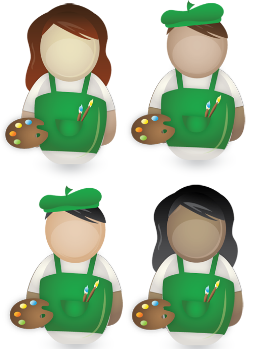
#> input picture Bernd Klein (520) ile Python/resim/boyacılarKalıbı.png, 257 x 359 px
$ python p_31901.py
#> lines starting #> are read from the running program, lines starting #| are printed output that depends on the picture
### Bernd Klein (520) ile Python/p_315.py
# coding:iso-8859-9 Türkçe
# p_315.py Tesadüfi renk yaratma örneği.

from random import randint
class Renk:
    def rgb():
        L = ["0", "1", "2", "3", "4", "5", "6", "7", "8", "9", "a", "b", "c", "d", "e", "f"]
        i = randint (0,15)
        return str (L [i])

    def renk():
        dizge = ""
        for i in range (6): dizge +=Renk.rgb()
        return "#" + dizge

#print (Renk.renk() )

### Bernd Klein (520) ile Python/p_31901.py
# coding:iso-8859-9 Türkçe
# p_31901.py: Resmi çoklu satır sütunlu örüntü kalıbı olarak kullanma örneği.

import numpy as np
import matplotlib.pyplot as mp
import matplotlib.image as mi
from p_315 import Renk

def resimÖrüntüsü (resim, n, m=1): # (n,m): (satır x sütun)
    if n == 1: örüntüResimler = resim
    else:
        dikeyÖrüntü = []
        for i in range (n): dikeyÖrüntü.append (resim)
        örüntüResimler = np.concatenate (dikeyÖrüntü, axis=0) # Dikey y-ekseni...
    if m > 1:
        yatayÖrüntü = []
        for i in range (m): yatayÖrüntü.append (örüntüResimler)
        örüntüResimler = np.concatenate (yatayÖrüntü, axis=1 ) # Yatay x-ekseni
    return örüntüResimler

mp.style.use ("dark_background")
boyacılarKalıbı = mi.imread ('resim/boyacılarKalıbı.png')
#> boyacılarKalıbı is the input picture: shape (359, 257, 3) float32; mean R, G, B 0.725, 0.777, 0.694
duvarDekorasyonu = resimÖrüntüsü (boyacılarKalıbı, 3, 4)
#> after the loop in resimÖrüntüsü, `for i in range (n): dikeyÖrüntü.append (resim)`: dikeyÖrüntü = 3 items
#> in resimÖrüntüsü, `örüntüResimler = np.concatenate (dikeyÖrüntü, axis=0)`:
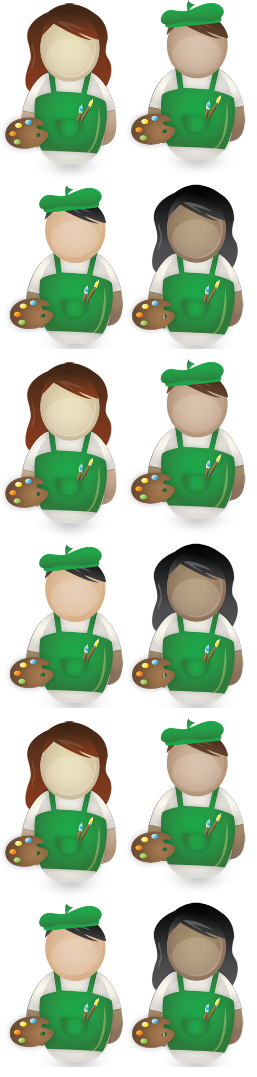
#> örüntüResimler: shape (1077, 257, 3) float32; mean of channels 0, 1, 2 0.725, 0.777, 0.694; drawn as R, G, B
#> after the loop in resimÖrüntüsü, `for i in range (m): yatayÖrüntü.append (örüntüResimler)`: yatayÖrüntü = 4 items
#> in resimÖrüntüsü, `örüntüResimler = np.concatenate (yatayÖrüntü, axis=1 )`:
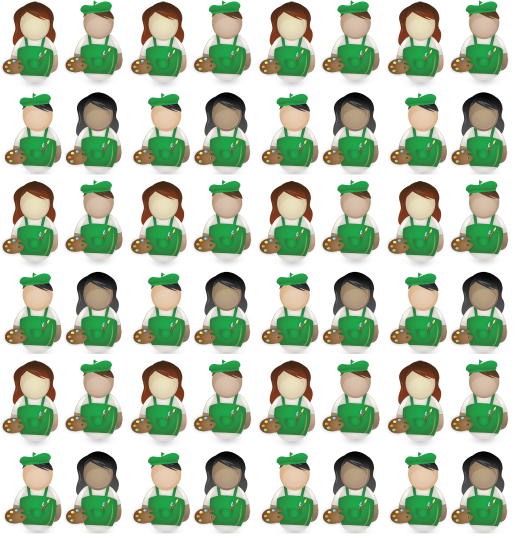
#> örüntüResimler: shape (1077, 1028, 3) float32 (shown at 1/2 size); mean of channels 0, 1, 2 0.725, 0.777, 0.694; drawn as R, G, B

mp.title ("(3x4) Örüntülü 4'er Avatarlı Resimli Kalıp")
mp.axis ("off")
mp.imshow (duvarDekorasyonu)
mp.show()
#-----------------------------------------------------------------------------------------------------

duvarDekorasyonu = resimÖrüntüsü (boyacılarKalıbı, 4, 5)
#> call 2 of resimÖrüntüsü, with n = 4, m = 5
#> in resimÖrüntüsü (call 2), `örüntüResimler = np.concatenate (dikeyÖrüntü, axis=0)`:
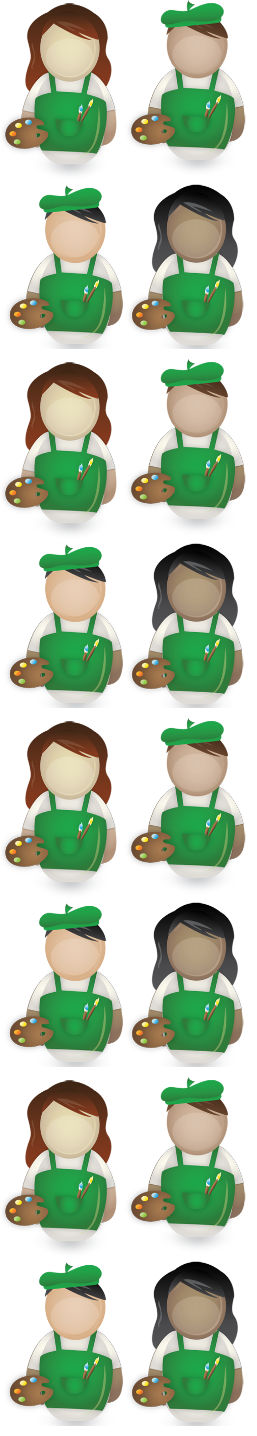
#> örüntüResimler: shape (1436, 257, 3) float32; mean of channels 0, 1, 2 0.725, 0.777, 0.694; drawn as R, G, B
#> after the loop in resimÖrüntüsü (call 2), `for i in range (m): yatayÖrüntü.append (örüntüResimler)`: yatayÖrüntü = 5 items
#> in resimÖrüntüsü (call 2), `örüntüResimler = np.concatenate (yatayÖrüntü, axis=1 )`:
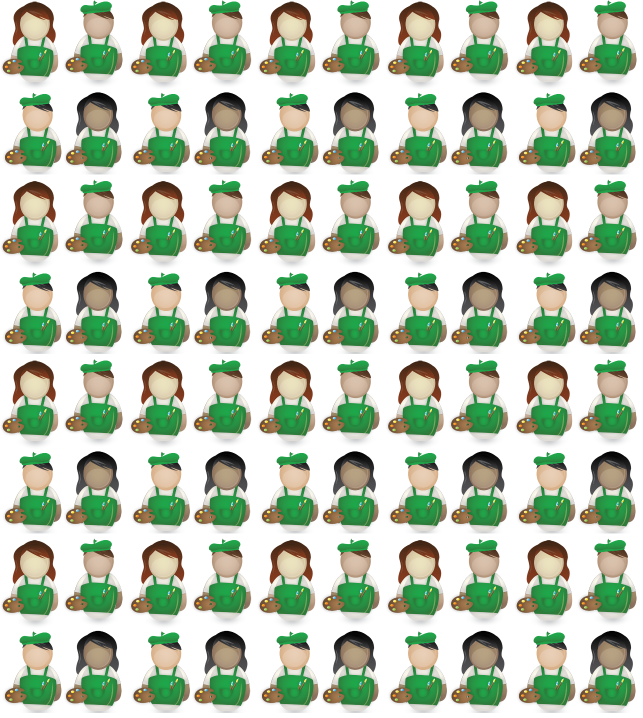
#> örüntüResimler: shape (1436, 1285, 3) float32 (shown at 1/2 size); mean of channels 0, 1, 2 0.724, 0.778, 0.694; drawn as R, G, B

mp.figure().set_facecolor (Renk.renk())
mp.title ("(4x5) Örüntülü 4'er Avatarlı Resimli Kalıp", color=Renk.renk())
mp.axis ("off")
mp.imshow (duvarDekorasyonu)
mp.show()

$ run again, with Bernd Klein (520) ile Python/resim/atİkonu.png copied over Bernd Klein (520) ile Python/resim/boyacılarKalıbı.png
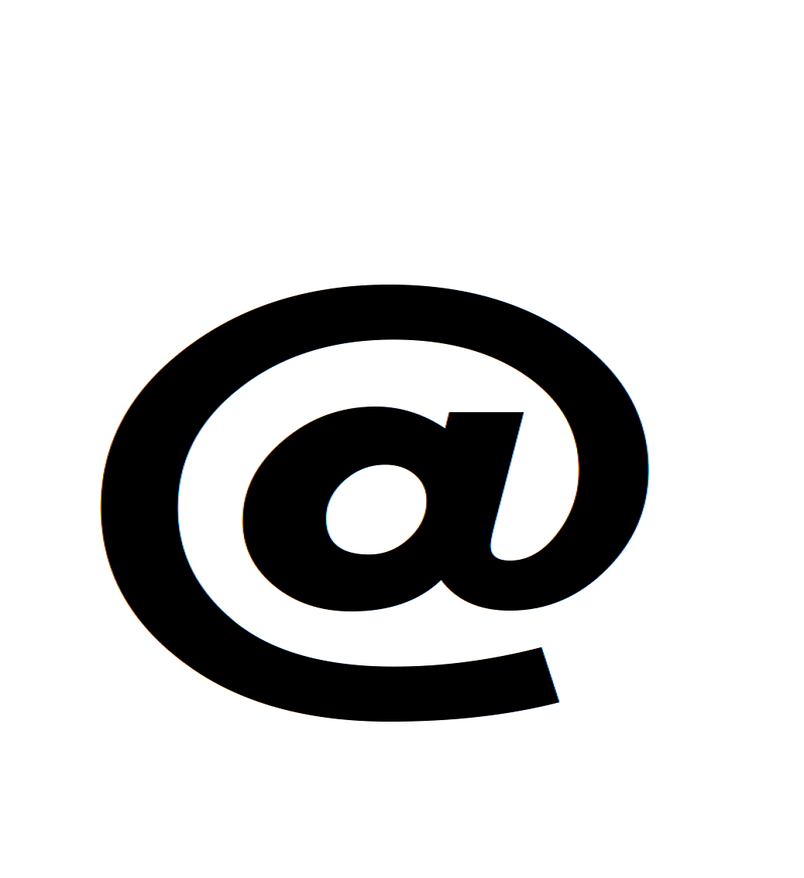
#> input picture Bernd Klein (520) ile Python/resim/atİkonu.png, 804 x 878 px, shrunk from 1028 x 1123 before the run
#> boyacılarKalıbı is the input picture: shape (878, 804, 4) float32; mean R, G, B, A 0.827, 0.827, 0.827, 1
#> after the loop in resimÖrüntüsü, `for i in range (n): dikeyÖrüntü.append (resim)`: dikeyÖrüntü = 3 items
#> after the loop in resimÖrüntüsü, `for i in range (m): yatayÖrüntü.append (örüntüResimler)`: yatayÖrüntü = 4 items
#> in resimÖrüntüsü (call 2), `örüntüResimler = np.concatenate (dikeyÖrüntü, axis=0)`:
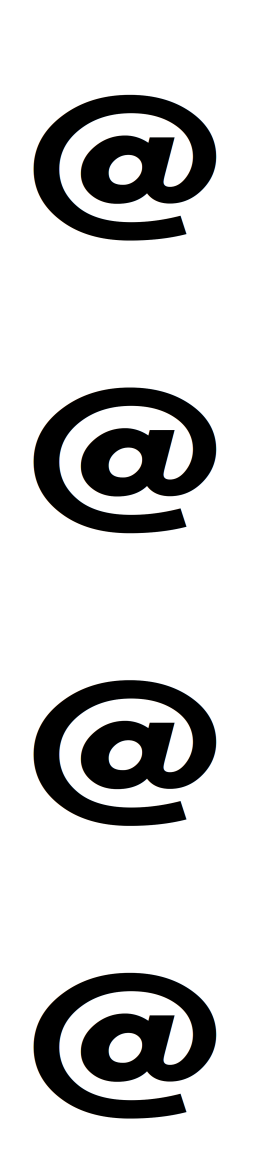
#> örüntüResimler: shape (3512, 804, 4) float32 (shown at 1/3 size); mean of channels 0, 1, 2, 3 0.827, 0.827, 0.827, 1; drawn as R, G, B
#> after the loop in resimÖrüntüsü (call 2), `for i in range (m): yatayÖrüntü.append (örüntüResimler)`: yatayÖrüntü = 5 items
#> in resimÖrüntüsü (call 2), `örüntüResimler = np.concatenate (yatayÖrüntü, axis=1 )`:
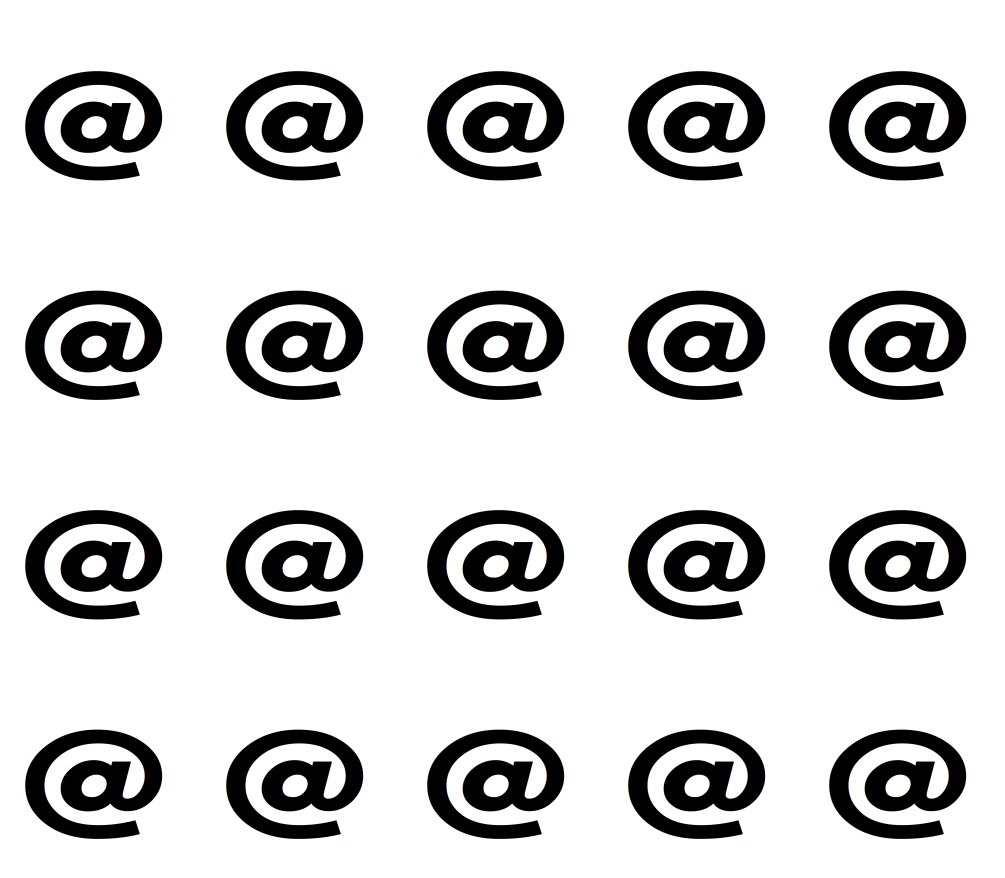
#> örüntüResimler: shape (3512, 4020, 4) float32 (shown at 1/4 size); mean of channels 0, 1, 2, 3 0.827, 0.827, 0.827, 1; drawn as R, G, B
